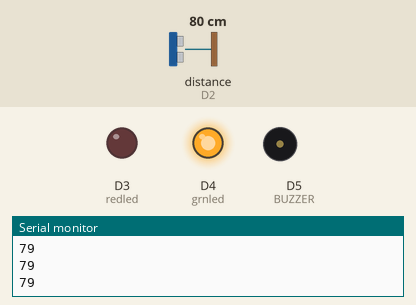
Bench run of a sketch on a simulated ESP8266 (NodeMCU). Shown: output pins drawn as LEDs (lit = HIGH), buzzer (waves = sounding), the last lines printed to the serial monitor. Wiring (inferred from the names in the program): ultrasonic range finder: trigger D1; echo D2. Inputs (shaded band) come from the test bench; at power-on: distance to the obstacle (sensor on D2) 80 cm. The echo pulse lasts 58.3 µs per cm; WiFi joins after 1.5 s; servers stay silent unless stated; pins used as bus, display or sensor lines are not drawn.

Above: at 2.7 s.
2.8 s: distance to the obstacle (sensor on D2) set to 7 cm
4.3 s: distance to the obstacle (sensor on D2) set to 4 cm
At 5.3 s:
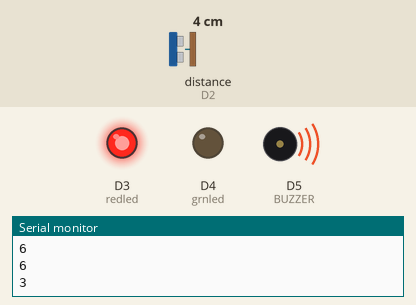
At 11.95 s:
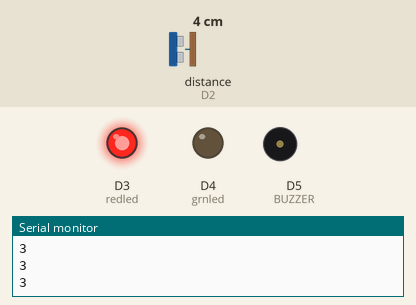
Timing chart, 0 to 13.3 s (numbered marks = the images above; inputs shaded):
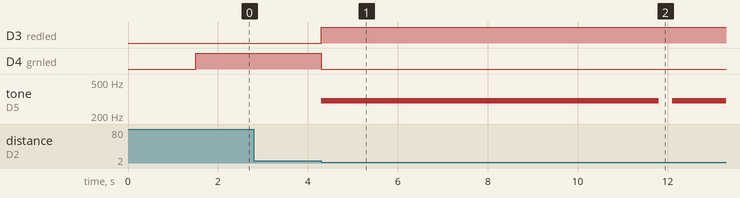

The sketch:

flood1.ino
```cpp
#include "ThingSpeak.h"
#include <ESP8266WiFi.h>
const int trigPin1 = D1;
const int echoPin1 = D2;
#define redled D3
#define grnled D4
#define BUZZER D5 //buzzer pin
unsigned long ch_no = 1698012;//Replace with Thingspeak Channel number
const char * write_api = "LYFO2P8ZVEGWZVDO";//Replace with Thingspeak write API
char auth[] = "mwa0000026191432";
char ssid[] = "PAVAN";
char pass[] = "pavan@1977";
unsigned long startMillis;
unsigned long currentMillis;
const unsigned long period = 10000;
WiFiClient  client;
long duration1;
int distance1;
void setup()
{
  pinMode(trigPin1, OUTPUT);
  pinMode(echoPin1, INPUT);
  pinMode(redled, OUTPUT);
  pinMode(grnled, OUTPUT);
  digitalWrite(redled, LOW);
  digitalWrite(grnled, LOW);
  Serial.begin(115200);
  WiFi.begin(ssid, pass);
  while (WiFi.status() != WL_CONNECTED)
  {
    delay(500);
    Serial.print(".");
  }
  Serial.println("WiFi connected");
  Serial.println(WiFi.localIP());
  ThingSpeak.begin(client);
  startMillis = millis();  //initial start time
}
void loop()
{
  digitalWrite(trigPin1, LOW);
  delayMicroseconds(2);
  digitalWrite(trigPin1, HIGH);
  delayMicroseconds(10);
  digitalWrite(trigPin1, LOW);
  duration1 = pulseIn(echoPin1, HIGH);
  distance1 = duration1 * 0.034 / 2;
  Serial.println(distance1);
  if (distance1 <= 4)
  {
    digitalWrite(D3, HIGH);
    tone(BUZZER, 300);
    digitalWrite(D4, LOW);
    delay(1500);
    noTone(BUZZER);
  }
  else
  {
    digitalWrite(D4, HIGH);
    digitalWrite(D3, LOW);
  }
  currentMillis = millis();
  if (currentMillis - startMillis >= period)
  {
    ThingSpeak.setField(1, distance1);
    ThingSpeak.writeFields(ch_no, write_api);
    startMillis = currentMillis;
  }
}
```

Measured:
- the behaviour switches between 6 and 5 cm on distance to the obstacle (sensor on D2) (found by bisection; images 0 and 1)
- after the input at 4.3 s, D3 (redled): LOW → HIGH at once; D4 (grnled): HIGH → LOW at once; tone on D5 (BUZZER): silent → 300 Hz at once, → silent 7.5 s later, → 300 Hz 0.30 s later
